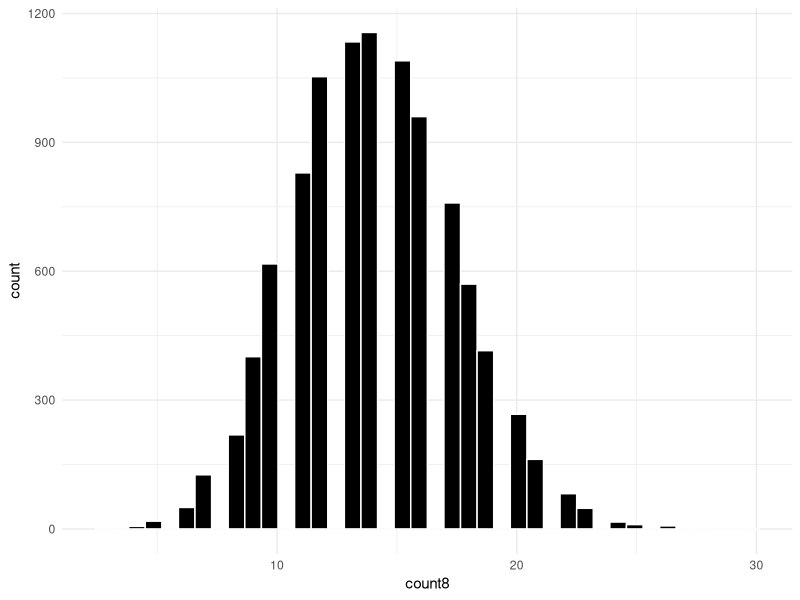

The R source for this figure:
## ---- chunk 1
library(tidyverse)
set.seed(1)
## ---- chunk 2
# Simulating a single experiment and statistic

# A single double dice roll
double_dice = runif(2, min = 1, max = 6) %>% ceiling

# 70 double dice roll sums in an average Catan game
catan_rolls = map_dbl(1:70, function(i) {
  runif(2, min = 1, max = 6) %>% ceiling %>% sum
})

# Calculate the number of 8s across the entire game
(count_8s = sum(catan_rolls == 8))
## ---- chunk 3
# Repeating that experiment 1000 times 
count_8_distribution = map_dbl(1:10000, function(i) {
  
  catan_rolls = map_dbl(1:70, function(i) {
    runif(2, min = 1, max = 6) %>% ceiling %>% sum
  })
  
  sum(catan_rolls == 8)

})
## ---- chunk 4
# Plot the histogram (estimated PMF)
tibble( count8 = count_8_distribution ) %>% 
  ggplot(aes(x = count8)) +
  geom_histogram(bins = 40, color = "white", fill = "black") +
  theme_minimal()
## ---- chunk 5
# Average number of 8s across an average Catan game
(mean(count_8_distribution))
